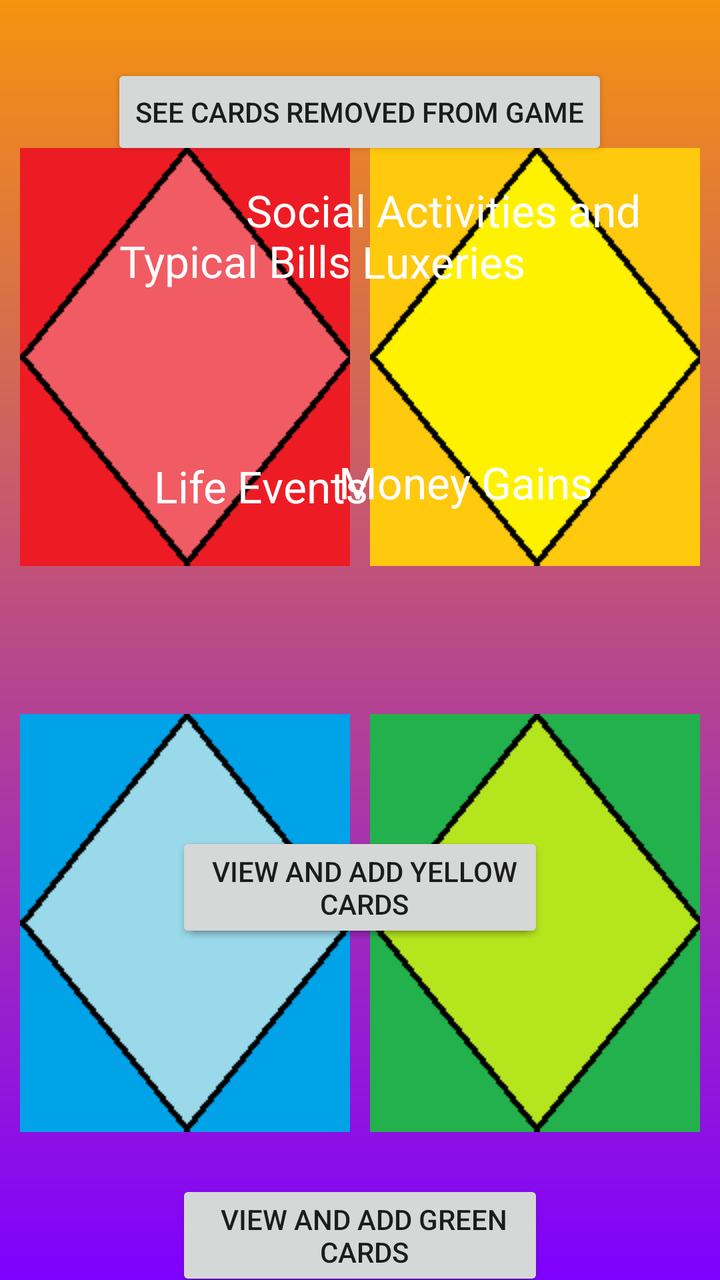
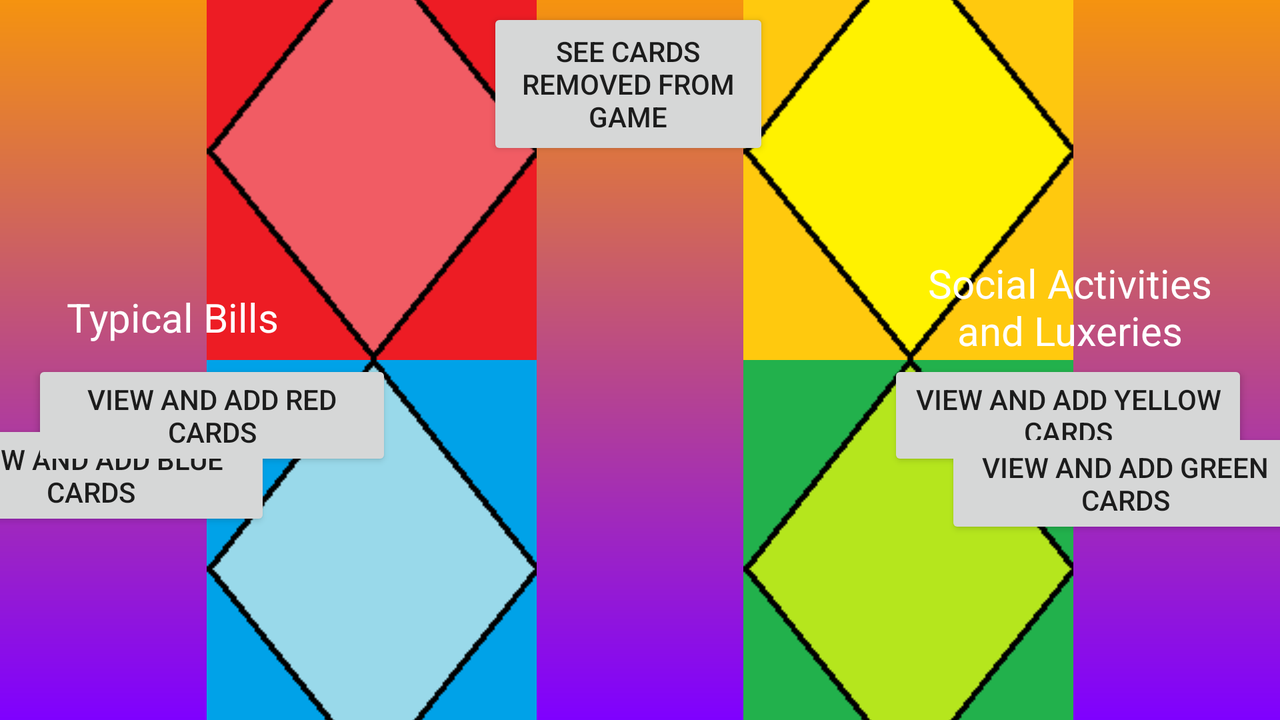

Compare how this app lays out the same screen by default and in its alternative resource folder. The renders come first, then the two layout files and the values they reference.
<!-- AndroidManifest.xml: application theme AppTheme -->
<!-- res/layout/activity_add_playing_cards.xml -->
<?xml version="1.0" encoding="utf-8"?>
<android.support.constraint.ConstraintLayout xmlns:android="http://schemas.android.com/apk/res/android"
    xmlns:app="http://schemas.android.com/apk/res-auto"
    xmlns:tools="http://schemas.android.com/tools"
    android:layout_width="match_parent"
    android:layout_height="match_parent"
    android:background="@drawable/gradient"
    tools:context=".AddPlayingCards">

    <ImageView
        android:id="@+id/yellowCardImg"
        android:layout_width="wrap_content"
        android:layout_height="wrap_content"
        android:src="@drawable/yellowcard"
        app:layout_constraintBottom_toTopOf="@+id/greenCardImg"
        app:layout_constraintEnd_toEndOf="parent"
        app:layout_constraintHorizontal_bias="0.5"
        app:layout_constraintStart_toEndOf="@+id/redCardImg"
        app:layout_constraintTop_toTopOf="parent" />

    <ImageView
        android:id="@+id/redCardImg"
        android:layout_width="wrap_content"
        android:layout_height="wrap_content"
        android:src="@drawable/redcard"
        app:layout_constraintBottom_toTopOf="@+id/blueCardImg"
        app:layout_constraintEnd_toStartOf="@+id/yellowCardImg"
        app:layout_constraintHorizontal_bias="0.5"
        app:layout_constraintStart_toStartOf="parent"
        app:layout_constraintTop_toTopOf="parent" />

    <ImageView
        android:id="@+id/greenCardImg"
        android:layout_width="wrap_content"
        android:layout_height="wrap_content"
        android:src="@drawable/greencard"
        app:layout_constraintBottom_toBottomOf="parent"
        app:layout_constraintEnd_toEndOf="parent"
        app:layout_constraintHorizontal_bias="0.5"
        app:layout_constraintStart_toEndOf="@+id/blueCardImg"
        app:layout_constraintTop_toBottomOf="@+id/yellowCardImg" />

    <ImageView
        android:id="@+id/blueCardImg"
        android:layout_width="wrap_content"
        android:layout_height="wrap_content"
        android:src="@drawable/bluecard"
        app:layout_constraintBottom_toBottomOf="parent"
        app:layout_constraintEnd_toStartOf="@+id/greenCardImg"
        app:layout_constraintHorizontal_bias="0.5"
        app:layout_constraintStart_toStartOf="parent"
        app:layout_constraintTop_toBottomOf="@+id/redCardImg" />

    <Button
        android:id="@+id/viewBlueBtn"
        android:layout_width="180dp"
        android:layout_height="wrap_content"
        android:layout_marginStart="88dp"
        android:layout_marginTop="24dp"
        android:text="View and Add blue cards"
        app:layout_constraintStart_toStartOf="parent"
        app:layout_constraintTop_toBottomOf="@+id/blueCardImg" />

    <Button
        android:id="@+id/viewRedBtn"
        android:layout_width="180dp"
        android:layout_height="wrap_content"
        android:layout_marginStart="88dp"
        android:layout_marginTop="416dp"
        android:text="View and Add Red cards"
        app:layout_constraintStart_toStartOf="parent"
        app:layout_constraintTop_toTopOf="parent" />

    <Button
        android:id="@+id/viewYellowBtn"
        android:layout_width="180dp"
        android:layout_height="wrap_content"
        android:layout_marginTop="416dp"
        android:layout_marginEnd="88dp"
        android:text="View and Add yellow cards"
        app:layout_constraintEnd_toEndOf="parent"
        app:layout_constraintTop_toTopOf="parent" />

    <Button
        android:id="@+id/viewGreenBtn"
        android:layout_width="180dp"
        android:layout_height="wrap_content"
        android:layout_marginTop="24dp"
        android:layout_marginEnd="88dp"
        android:text="View and Add Green cards"
        app:layout_constraintEnd_toEndOf="parent"
        app:layout_constraintTop_toBottomOf="@+id/greenCardImg" />

    <Button
        android:id="@+id/seeRemovedCardsBtn"
        android:layout_width="wrap_content"
        android:layout_height="wrap_content"
        android:layout_marginStart="8dp"
        android:layout_marginTop="32dp"
        android:layout_marginEnd="8dp"
        android:text="See Cards Removed From Game"
        app:layout_constraintEnd_toEndOf="parent"
        app:layout_constraintHorizontal_bias="0.498"
        app:layout_constraintStart_toStartOf="parent"
        app:layout_constraintTop_toTopOf="parent" />

    <TextView
        android:id="@+id/textView10"
        android:layout_width="wrap_content"
        android:layout_height="45dp"
        android:layout_marginStart="8dp"
        android:layout_marginTop="108dp"
        android:layout_marginEnd="8dp"
        android:gravity="center"
        android:text="Typical Bills"
        android:textColor="@android:color/white"
        android:textSize="22sp"
        app:layout_constraintEnd_toEndOf="parent"
        app:layout_constraintHorizontal_bias="0.227"
        app:layout_constraintStart_toStartOf="parent"
        app:layout_constraintTop_toTopOf="parent" />

    <TextView
        android:id="@+id/textView11"
        android:layout_width="178dp"
        android:layout_height="42dp"
        android:layout_marginStart="8dp"
        android:layout_marginEnd="8dp"
        android:layout_marginBottom="376dp"
        android:gravity="center"
        android:text="Life Events"
        android:textColor="@android:color/white"
        android:textSize="22sp"
        app:layout_constraintBottom_toBottomOf="parent"
        app:layout_constraintEnd_toEndOf="parent"
        app:layout_constraintHorizontal_bias="0.201"
        app:layout_constraintStart_toStartOf="parent" />

    <TextView
        android:id="@+id/textView12"
        android:layout_width="223dp"
        android:layout_height="76dp"
        android:layout_marginStart="8dp"
        android:layout_marginTop="80dp"
        android:layout_marginEnd="8dp"
        android:gravity="center"
        android:text="Social Activities and Luxeries"
        android:textColor="@android:color/white"
        android:textSize="22sp"
        app:layout_constraintEnd_toEndOf="parent"
        app:layout_constraintHorizontal_bias="0.845"
        app:layout_constraintStart_toStartOf="parent"
        app:layout_constraintTop_toTopOf="parent" />

    <TextView
        android:id="@+id/textView13"
        android:layout_width="169dp"
        android:layout_height="38dp"
        android:layout_marginStart="8dp"
        android:layout_marginEnd="8dp"
        android:layout_marginBottom="380dp"
        android:gravity="center"
        android:text="Money Gains"
        android:textColor="@android:color/white"
        android:textSize="22sp"
        app:layout_constraintBottom_toBottomOf="parent"
        app:layout_constraintEnd_toEndOf="parent"
        app:layout_constraintHorizontal_bias="0.802"
        app:layout_constraintStart_toStartOf="parent" />

</android.support.constraint.ConstraintLayout>
<!-- resources referenced by this layout -->
<resources>
  <!-- drawable bluecard: png bitmap (drawable, 1950 bytes) -->
  <!-- drawable gradient (drawable) -->
  <?xml version="1.0" encoding="utf-8"?>
  <shape android:shape="rectangle"
      xmlns:android="http://schemas.android.com/apk/res/android">
      <gradient
          android:startColor="#7f00ff"
          android:endColor="#F5930F"
          android:angle="90"
          />
  
  
  </shape>
  <!-- drawable greencard: png bitmap (drawable, 1934 bytes) -->
  <!-- drawable redcard: png bitmap (drawable, 2662 bytes) -->
  <!-- drawable yellowcard: png bitmap (drawable, 1922 bytes) -->
</resources>
<!-- res/layout-land/activity_add_playing_cards.xml (the author's variant of the layout above) -->
<!-- drawn on the phone turned sideways -->
<?xml version="1.0" encoding="utf-8"?>
<android.support.constraint.ConstraintLayout xmlns:android="http://schemas.android.com/apk/res/android"
    xmlns:app="http://schemas.android.com/apk/res-auto"
    xmlns:tools="http://schemas.android.com/tools"
    android:layout_width="match_parent"
    android:layout_height="match_parent"
    android:background="@drawable/gradient"
    tools:context=".AddPlayingCards">

    <ImageView
        android:id="@+id/yellowCardImg"
        android:layout_width="wrap_content"
        android:layout_height="wrap_content"
        android:src="@drawable/yellowcard"
        app:layout_constraintBottom_toTopOf="@+id/greenCardImg"
        app:layout_constraintEnd_toEndOf="parent"
        app:layout_constraintHorizontal_bias="0.5"
        app:layout_constraintStart_toEndOf="@+id/redCardImg"
        app:layout_constraintTop_toTopOf="parent" />

    <ImageView
        android:id="@+id/redCardImg"
        android:layout_width="wrap_content"
        android:layout_height="wrap_content"
        android:src="@drawable/redcard"
        app:layout_constraintBottom_toTopOf="@+id/blueCardImg"
        app:layout_constraintEnd_toStartOf="@+id/yellowCardImg"
        app:layout_constraintHorizontal_bias="0.5"
        app:layout_constraintStart_toStartOf="parent"
        app:layout_constraintTop_toTopOf="parent" />

    <ImageView
        android:id="@+id/greenCardImg"
        android:layout_width="wrap_content"
        android:layout_height="wrap_content"
        android:src="@drawable/greencard"
        app:layout_constraintBottom_toBottomOf="parent"
        app:layout_constraintEnd_toEndOf="parent"
        app:layout_constraintHorizontal_bias="0.5"
        app:layout_constraintStart_toEndOf="@+id/blueCardImg"
        app:layout_constraintTop_toBottomOf="@+id/yellowCardImg" />

    <ImageView
        android:id="@+id/blueCardImg"
        android:layout_width="wrap_content"
        android:layout_height="wrap_content"
        android:src="@drawable/bluecard"
        app:layout_constraintBottom_toBottomOf="parent"
        app:layout_constraintEnd_toStartOf="@+id/greenCardImg"
        app:layout_constraintHorizontal_bias="0.5"
        app:layout_constraintStart_toStartOf="parent"
        app:layout_constraintTop_toBottomOf="@+id/redCardImg" />

    <Button
        android:id="@+id/viewBlueBtn"
        android:layout_width="180dp"
        android:layout_height="wrap_content"
        android:layout_marginStart="8dp"
        android:layout_marginTop="36dp"
        android:layout_marginEnd="8dp"
        android:text="View and Add blue cards"
        app:layout_constraintEnd_toStartOf="@+id/blueCardImg"
        app:layout_constraintHorizontal_bias="0.571"
        app:layout_constraintStart_toStartOf="parent"
        app:layout_constraintTop_toTopOf="@+id/textView11" />

    <Button
        android:id="@+id/viewRedBtn"
        android:layout_width="180dp"
        android:layout_height="wrap_content"
        android:layout_marginStart="16dp"
        android:layout_marginTop="180dp"
        android:text="View and Add Red cards"
        app:layout_constraintStart_toStartOf="parent"
        app:layout_constraintTop_toTopOf="parent" />

    <Button
        android:id="@+id/viewYellowBtn"
        android:layout_width="180dp"
        android:layout_height="wrap_content"
        android:layout_marginTop="180dp"
        android:layout_marginEnd="16dp"
        android:text="View and Add yellow cards"
        app:layout_constraintEnd_toEndOf="parent"
        app:layout_constraintTop_toTopOf="parent" />

    <Button
        android:id="@+id/viewGreenBtn"
        android:layout_width="180dp"
        android:layout_height="wrap_content"
        android:layout_marginStart="8dp"
        android:layout_marginTop="40dp"
        android:layout_marginEnd="16dp"
        android:text="View and Add Green cards"
        app:layout_constraintEnd_toEndOf="parent"
        app:layout_constraintHorizontal_bias="0.714"
        app:layout_constraintStart_toEndOf="@+id/greenCardImg"
        app:layout_constraintTop_toTopOf="@+id/textView13" />

    <Button
        android:id="@+id/seeRemovedCardsBtn"
        android:layout_width="141dp"
        android:layout_height="76dp"
        android:layout_marginStart="8dp"
        android:layout_marginTop="4dp"
        android:layout_marginEnd="8dp"
        android:text="See Cards Removed From Game"
        app:layout_constraintEnd_toEndOf="parent"
        app:layout_constraintHorizontal_bias="0.488"
        app:layout_constraintStart_toStartOf="parent"
        app:layout_constraintTop_toTopOf="parent" />

    <TextView
        android:id="@+id/textView10"
        android:layout_width="wrap_content"
        android:layout_height="45dp"
        android:layout_marginStart="8dp"
        android:layout_marginTop="136dp"
        android:layout_marginEnd="8dp"
        android:gravity="center"
        android:text="Typical Bills"
        android:textColor="@android:color/white"
        android:textSize="20sp"
        app:layout_constraintEnd_toEndOf="parent"
        app:layout_constraintHorizontal_bias="0.048"
        app:layout_constraintStart_toStartOf="parent"
        app:layout_constraintTop_toTopOf="parent" />

    <TextView
        android:id="@+id/textView11"
        android:layout_width="178dp"
        android:layout_height="42dp"
        android:layout_marginStart="8dp"
        android:layout_marginEnd="8dp"
        android:layout_marginBottom="144dp"
        android:gravity="center"
        android:text="Life Events"
        android:textColor="@android:color/white"
        android:textSize="20sp"
        app:layout_constraintBottom_toBottomOf="parent"
        app:layout_constraintEnd_toEndOf="parent"
        app:layout_constraintHorizontal_bias="0.0"
        app:layout_constraintStart_toStartOf="parent" />

    <TextView
        android:id="@+id/textView12"
        android:layout_width="165dp"
        android:layout_height="83dp"
        android:layout_marginStart="8dp"
        android:layout_marginTop="112dp"
        android:layout_marginEnd="8dp"
        android:gravity="center"
        android:text="Social Activities and Luxeries"
        android:textColor="@android:color/white"
        android:textSize="20sp"
        app:layout_constraintEnd_toEndOf="parent"
        app:layout_constraintHorizontal_bias="0.969"
        app:layout_constraintStart_toStartOf="parent"
        app:layout_constraintTop_toTopOf="parent" />

    <TextView
        android:id="@+id/textView13"
        android:layout_width="169dp"
        android:layout_height="38dp"
        android:layout_marginStart="8dp"
        android:layout_marginEnd="8dp"
        android:layout_marginBottom="148dp"
        android:gravity="center"
        android:text="Money Gains"
        android:textColor="@android:color/white"
        android:textSize="20sp"
        app:layout_constraintBottom_toBottomOf="parent"
        app:layout_constraintEnd_toEndOf="parent"
        app:layout_constraintHorizontal_bias="0.974"
        app:layout_constraintStart_toStartOf="parent" />

</android.support.constraint.ConstraintLayout>
